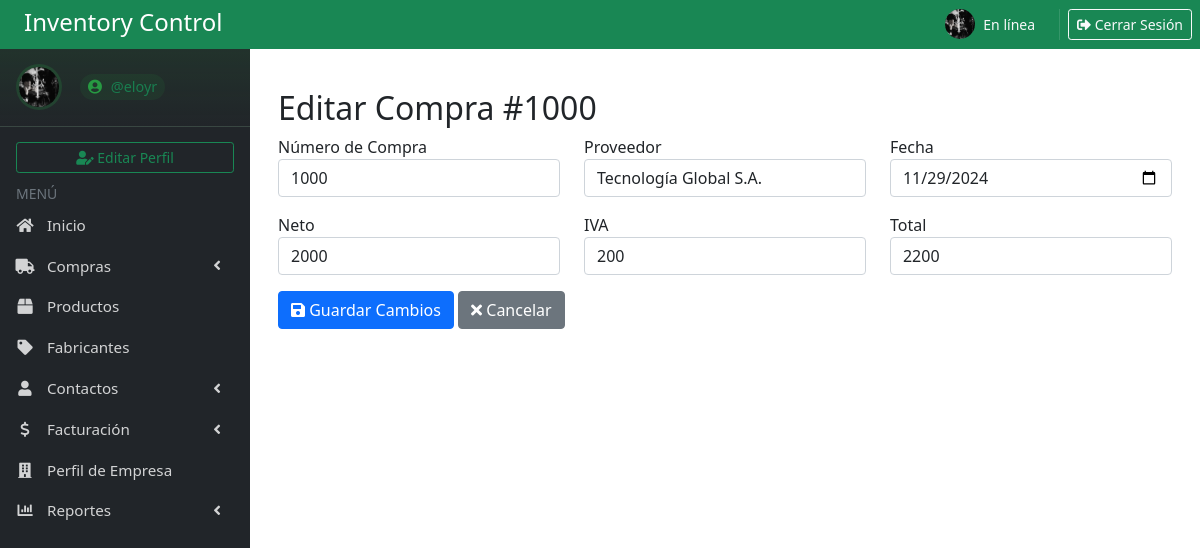
The app's page /editar_compra/10/ (signed in) with its own data.
### Inventario/models.py (models this page shows, shortened)
class Profile(models.Model):
    user = models.OneToOneField(User, on_delete=models.CASCADE)
    image = models.ImageField(upload_to='profile_pics/', default='profile_pics/default-avatar.png', blank=True)
    last_seen = models.DateTimeField(default=timezone.now)

class HistorialCompras(models.Model):
    numero_compra = models.CharField(max_length=50, unique=True)
    proveedor = models.CharField(max_length=100)
    fecha = models.DateTimeField(auto_now_add=True)
    usuario = models.ForeignKey(User, on_delete=models.CASCADE)
    neto = models.DecimalField(max_digits=10, decimal_places=2)
    iva = models.DecimalField(max_digits=10, decimal_places=2)
    total = models.DecimalField(max_digits=10, decimal_places=2)
    class Meta:
        verbose_name = "Historial de Compra"
        verbose_name_plural = "Historial de Compras"

### Inventario/views.py (the view)
# urls.py: path('editar_compra/<int:compra_id>/', views.editar_compra, name='editar_compra'),
def editar_compra(request, compra_id):
    try:
        compra = HistorialCompras.objects.get(id=compra_id)
        proveedores = Proveedor.objects.all()
        print("Datos de la compra:")
        print(f"Neto: {compra.neto}")
        print(f"IVA: {compra.iva}")
        print(f"Total: {compra.total}")
        context = {
            'compra': compra,
            'proveedores': proveedores,
        }
        return render(request, 'Inventario/editar_compra.html', context)
    except HistorialCompras.DoesNotExist:
        messages.error(request, 'La compra no existe')
        return redirect('historial_compras')

### Inventario/context_processors.py (called while the page is built)
def user_profile(request):
    if request.user.is_authenticated:
        profile, created = Profile.objects.get_or_create(user=request.user)
        now = timezone.now()
        online = (now - profile.last_seen) < timedelta(minutes=2)
        return {'user_profile': profile, 'is_online': online}
    return {}

### Inventario/templates/Inventario/editar_compra.html (shortened to what this page needs)
{% extends 'Inventario/base.html' %}
{% block content %}
<div class="container mt-4">
    <h2>Editar Compra #{{ compra.numero_compra }}</h2>
    <div class="row">
        <div class="col-md-4">
            <div class="form-group">
                <label>Número de Compra</label>
                <input type="text" id="numero_compra" class="form-control" value="{{ compra.numero_compra }}">
            </div>
        </div>
        <div class="col-md-4">
            <div class="form-group">
                <label>Proveedor</label>
                <select id="proveedor" class="form-control">
                    {% for proveedor in proveedores %}
                        <option value="{{ proveedor.id }}"
                            {% if proveedor.id == compra.proveedor.id %}selected{% endif %}>
                            {{ proveedor.nombre }}
                        </option>
                    {% endfor %}
                </select>
            </div>
        </div>
        <div class="col-md-4">
            <div class="form-group">
                <label>Fecha</label>
                <input type="date" id="fecha" class="form-control" value="{{ compra.fecha|date:'Y-m-d' }}">
            </div>
        </div>
    </div>
    <div class="row mt-3">
        <div class="col-md-4">
            <div class="form-group">
                <label>Neto</label>
                <input type="number"
                       id="neto"
                       class="form-control"
                       value="{{ compra.neto|floatformat:0 }}"
                       step="1">
            </div>
        </div>
        <div class="col-md-4">
            <div class="form-group">
                <label>IVA</label>
                <input type="number"
                       id="iva"
                       class="form-control"
                       value="{{ compra.iva|floatformat:0 }}"
                       step="1">
            </div>
        </div>
        <div class="col-md-4">
            <div class="form-group">
                <label>Total</label>
                <input type="number"
                       id="total"
                       class="form-control"
                       value="{{ compra.total|floatformat:0 }}"
                       step="1">
            </div>
        </div>
    </div>
    <div class="row mt-3">
        <div class="col-12">
            <button class="btn btn-primary" onclick="guardarEdicion()">
                <i class="fas fa-save"></i> Guardar Cambios
            </button>
            <a href="/historial_compras/" class="btn btn-secondary">
                <i class="fas fa-times"></i> Cancelar
            </a>
        </div>
    </div>
</div>
{% endblock %}

### Inventario/templates/Inventario/base.html (shortened to what this page needs)
{% load static %}
<!DOCTYPE html>
<html lang="es">
<head>
    <link rel="stylesheet" href="https://cdnjs.cloudflare.com/ajax/libs/font-awesome/6.0.0-beta3/css/all.min.css">
    <link href="https://cdn.jsdelivr.net/npm/bootstrap@5.1.3/dist/css/bootstrap.min.css" rel="stylesheet">
    <link rel="stylesheet" href="https://cdnjs.cloudflare.com/ajax/libs/font-awesome/5.15.4/css/all.min.css">
    <link rel="stylesheet" href="https://cdn.jsdelivr.net/npm/sweetalert2@11/dist/sweetalert2.min.css">
</head>
<body>
    <div class="container-fluid p-0">
        <div class="bg-success text-white p-2 d-flex justify-content-between align-items-center" style="position: relative; z-index: 1001;">
            <h4 class="mb-1 ms-3">Inventory Control</h4>
            <div class="d-flex align-items-center">
                {% if user.is_authenticated %}
                    {% if user_profile.image and user_profile.image.url %}
                        <img src="{{ user_profile.image.url }}" class="rounded-circle me-2" width="30" alt="Profile Picture">
                    {% else %}
                        <img src="{% static 'img/default-avatar.png' %}" class="rounded-circle me-2" width="30" alt="Default Avatar">
                    {% endif %}
                    <div class="me-3">
                        <div class="small text-light">{% if is_online %}En línea{% else %}Desconectado{% endif %}</div>
                    </div>
                    <a href="/logout/" class="btn btn-outline-light btn-sm">
                        <i class="fas fa-sign-out-alt"></i> Cerrar Sesión
                    </a>
                {% endif %}
            </div>
        </div>
        <div class="d-flex">
            <aside class="main-sidebar bg-dark" style="width: 250px;">
                <section class="sidebar">
                    <div class="user-panel d-flex align-items-center p-3">
                        <div class="image">
                            {% if user_profile.image and user_profile.image.url %}
                                <img src="{{ user_profile.image.url }}" class="rounded-circle" alt="User Image" width="40">
                            {% else %}
                                <img src="{% static 'img/default-avatar.png' %}" class="rounded-circle" alt="User Image" width="40">
                            {% endif %}
                        </div>
                        <div class="info ms-2">
                            <a href="#" class="text-success" style="text-decoration: none; font-size: 0.9rem; opacity: 0.9;">
                                <i class="fa fa-user-circle"></i> @{{ user.username }}
                            </a>
                        </div>
                    </div>
                    {% if user.is_authenticated %}
                        <div class="px-3 mb-2">
                            <a href="/editar_perfil/" class="btn btn-outline-success btn-sm w-100">
                                <i class="fa fa-user-edit"></i> Editar Perfil
                            </a>
                        </div>
                    {% endif %}
                    <div class="text-muted px-3">
                        <small>MENÚ</small>
                    </div>
                    <ul class="nav flex-column">
                        <li class="nav-item">
                            <a href="/panel_control" class="nav-link text-white">
                                <i class="fa fa-home"></i> <span>Inicio</span>
                            </a>
                        </li>
                        <li class="nav-item">
                            <a href="#" class="nav-link text-white d-flex justify-content-between align-items-center" data-bs-toggle="collapse" data-bs-target="#comprasMenu" aria-expanded="false" aria-controls="comprasMenu">
                                <div>
                                    <i class="fa fa-truck"></i>
                                    <span>Compras</span>
                                </div>
                                <i class="fa fa-angle-left collapse-icon"></i>
                            </a>
                        </li>
                        <li class="nav-item">
                            <a href="/productos/" class="nav-link text-white active3 {% if active_page == 'productos' %}active{% endif %}">
                                <i class="fa fa-box"></i> <span>Productos</span>
                            </a>
                        </li>
                        <li class="nav-item">
                            <a href="/fabricantes" class="nav-link text-white active4 {% if active_page == 'fabricantes' %}active{% endif %}">
                                <i class="fa fa-tag"></i> <span>Fabricantes</span>
                            </a>
                        </li>
                        <li class="nav-item">
                            <a href="#" class="nav-link text-white d-flex justify-content-between align-items-center" data-bs-toggle="collapse" data-bs-target="#contactosMenu" aria-expanded="false">
                                <div>
                                    <i class="fa fa-user"></i>
                                    <span>Contactos</span>
                                </div>
                                <i class="fa fa-angle-left collapse-icon"></i>
                            </a>
                        </li>
                        <li class="nav-item">
                            <a href="#" class="nav-link text-white d-flex justify-content-between align-items-center" data-bs-toggle="collapse" data-bs-target="#facturacionMenu" aria-expanded="false">
                                <div>
                                    <i class="fa fa-dollar"></i>
                                    <span>Facturación</span>
                                </div>
                                <i class="fa fa-angle-left collapse-icon float-end"></i>
                            </a>
                        </li>
                        <li class="nav-item">
                            <a href="/perfil_empresa/" class="nav-link text-white {% if active_page == 'perfil_empresa' %}active{% endif %}">
                                <i class="fas fa-building"></i> <span>Perfil de Empresa</span>
                            </a>
                        </li>
                        <li class="nav-item">
                            <a href="#" class="nav-link text-white d-flex justify-content-between align-items-center" data-bs-toggle="collapse" data-bs-target="#reporteMenu" aria-expanded="false">
                                <div>
                                    <i class="fa fa-chart-bar"></i>
                                    <span>Reportes</span>
                                </div>
                                <i class="fa fa-angle-left collapse-icon"></i>
                            </a>
                        </li>
                    </ul>
                </section>
            </aside>
            <main class="flex-grow-1 p-3">
                {% block content %}
                {% endblock %}
            </main>
        </div>
    </div>
</body>
</html>

### Inventario/templates/Inventario/base.html (style rules this page uses)
.main-sidebar { position: fixed; top: 48px; left: 0; width: 250px; height: calc(100vh - 48px); z-index: 1000; display: flex; flex-direction: column; overflow-y: auto; scrollbar-width: thin; scrollbar-color: rgba(255,255,255,0.1) transparent; }
.sidebar { flex: 1; display: flex; flex-direction: column; }
.nav-item { margin: 1px 0; }
.nav-link { padding: 8px 15px !important; color: rgba(255,255,255,.8) !important; transition: all 0.3s ease; font-size: 0.95rem; }
.user-panel { padding: 12px; margin-bottom: 15px; border-bottom: 1px solid rgba(255,255,255,.1); background: linear-gradient(to bottom, rgba(40,167,69,0.1), transparent); }
.user-panel .image { padding: 3px; border-radius: 50%; background: rgba(40,167,69,0.2); margin-right: 10px; transition: all 0.3s ease; }
.user-panel .info { padding: 5px 0; }
.user-panel .info a { display: inline-block; padding: 2px 8px; border-radius: 15px; background: rgba(40,167,69,0.1); transition: all 0.3s ease; }
.user-panel .info i { margin-right: 5px; color: #28a745; }
main { margin-left: 250px; padding: 20px; }
.container-fluid { width: 100%; padding: 0; }
.nav-link i { width: 20px; text-align: center; margin-right: 8px; }
.nav-item { position: relative; }

### records on screen
Profile: image (picture)
HistorialCompras: numero_compra "1000", fecha "11/29/2024", neto "2000", iva "200", total "2200"

### other values on screen
{{ user.username }} "eloyr"
form field value "Tecnología Global S.A."
